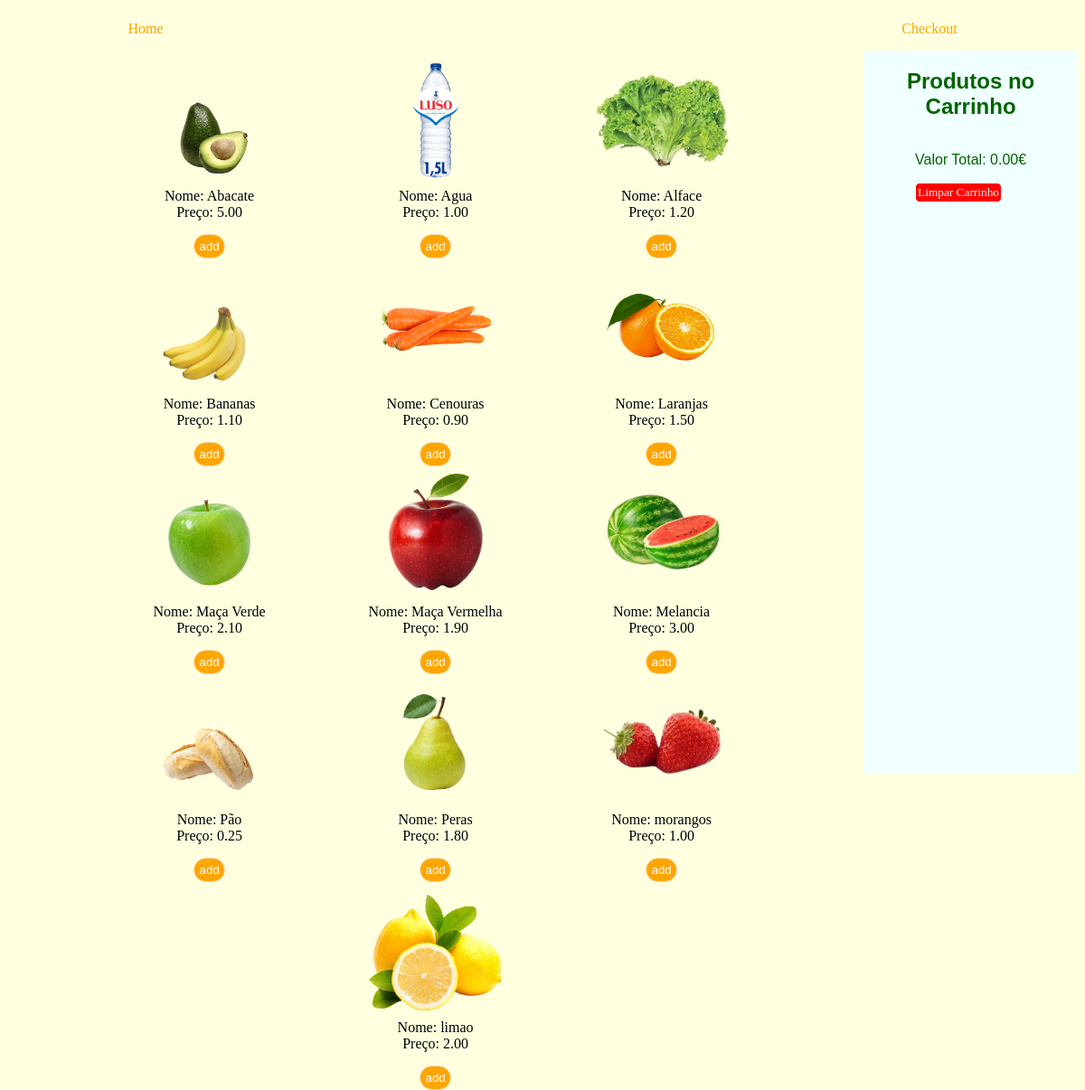
Page /new.php on the committed database.
### tables this page shows
CREATE TABLE `produtos` (
  `id` int(11) NOT NULL,
  `nome` varchar(255) NOT NULL,
  `quantidade` int(11) NOT NULL,
  `preco` decimal(10,2) NOT NULL,
  `imagem` varchar(255) DEFAULT NULL
);

### new.php (the view, shortened to what this page needs)
<?php
include_once("./conexao/conexao.php");
$sql = "SELECT id, nome, preco, imagem, quantidade FROM produtos";
$result = $conexao->query($sql);
?>
<!DOCTYPE html>
<html lang="pt">
  <head>
    <link rel="stylesheet" href="./css/newstyle.css">
  </head>
  <body>
  <nav class="navbar">
          <a href="./index.html">Home</a>
          <a href="./checkout.php">Checkout</a>
    </nav>
  <div class="layout-pag">
        <div class="w80">
        <?php
        while ($row = $result->fetch_assoc()) {
            ?>
            <div class="produtos">
                <img src="./imagens/<?php echo $row['imagem']; ?>" alt="" />
                <span>Nome: <?php echo $row['nome']; ?></span>
                <span>Preço: <?php echo $row['preco']; ?></span>
                <form action="api_adicionar.php" method="post" class="add-to-cart-form">
                    <button type="submit" name="adicionar">add</button>
                </form>
            </div>
            <?php
        }
        ?>
        </div>
        <div class="w20">
            <h2>Produtos no Carrinho</h2>
            <div id="carrinho-produtos">
            <?php
            $total = 0;
            echo '<p>Valor Total: ' . number_format($total, 2) . '€' . '</p>';
            ?>
            <form action="limpar_carrinho.php" method="post">
            <button id="btn-clear" type="submit" name="limpar">Limpar Carrinho</button>
        </form>
        </div>
    </div>
  </body>
</html>

### css/newstyle.css (style rules this page uses)
body { background-color: #ffffe0; }
.navbar { background-color: #ffffe0; display: flex; justify-content: space-between; margin-left: 10%; margin-right: 10%; padding: 15px; }
.navbar a { font-family: monteserratBold; text-decoration: none; color: orange; }
.layout-pag { display: flex; height: 100vh; }
.w80 { background-color: #ffffe0; width: 80%; display: flex; flex-wrap: wrap; justify-content: center; }
.w20 { background-color: #f0ffff; display: flex; align-items: center; color: darkgreen; font-family: "Gill Sans", "Gill Sans MT", Calibri, "Trebuchet MS", sans-serif; flex-direction: column; width: 20%; }
h2 { text-align: center; }
.produtos { margin-top: 30px; width: 250px; display: flex; flex-direction: column; align-items: center; justify-content: end; height: 200px; }
.produtos img { width: 150px; }
.produtos button { margin-top: 15px; background-color: orange; border: 1px solid wheat; color: white; cursor: pointer; border-radius: 20px; padding: 5px; }
#btn-clear { background-color: red; color: whitesmoke; font-family: monteserratBold; border: 1px solid white; padding: 2px; border-radius: 5px; cursor: pointer; }

### rows in the picture
produtos: imagem (picture), nome "Abacate", preco "5.00"
produtos: imagem (picture), nome "Agua", preco "1.00"
produtos: imagem (picture), nome "Alface", preco "1.20"
produtos: imagem (picture), nome "Bananas", preco "1.10"
produtos: imagem (picture), nome "Cenouras", preco "0.90"
produtos: imagem (picture), nome "Laranjas", preco "1.50"
produtos: imagem (picture), nome "Maça Verde", preco "2.10"
produtos: imagem (picture), nome "Maça Vermelha", preco "1.90"
produtos: imagem (picture), nome "Melancia", preco "3.00"
produtos: imagem (picture), nome "Pão", preco "0.25"
produtos: imagem (picture), nome "Peras", preco "1.80"
produtos: imagem (picture), nome "morangos", preco "1.00"
produtos: imagem (picture), nome "limao", preco "2.00"

### other values in the picture
$total "0.00"
